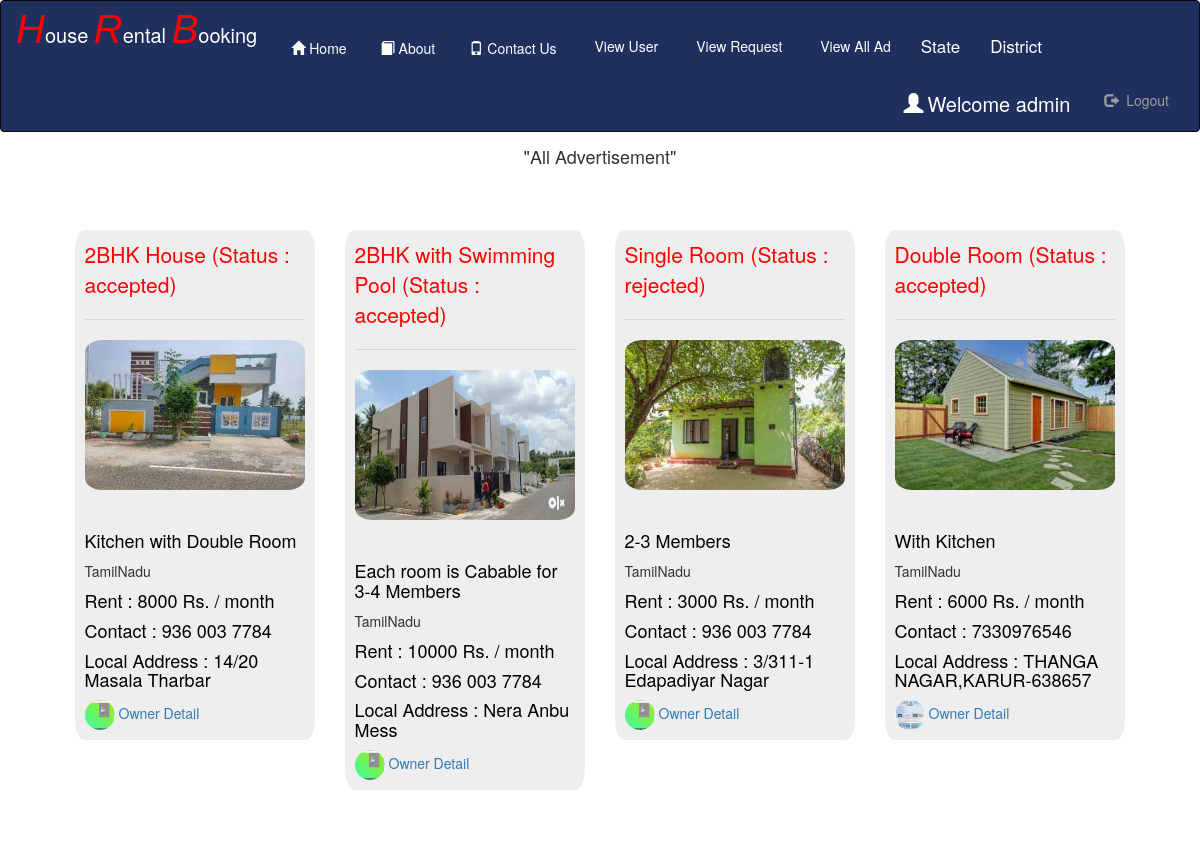
Page /all_ads (signed in) on the committed database.
### Room/models.py (models this page shows, shortened)
class Owner_Detail(models.Model):
    status = models.ForeignKey(Status,on_delete=models.CASCADE,null=True)
    register=models.ForeignKey(Register,on_delete=models.CASCADE,null=True)
    state=models.ForeignKey(State,on_delete=models.CASCADE,null=True)
    dist=models.ForeignKey(District,on_delete=models.CASCADE,null=True)
    local_add = models.CharField(max_length=100,null=True)
    title=models.CharField(max_length=100,null=True)
    desc=models.CharField(max_length=100,null=True)
    rent=models.IntegerField(null=True)
    img=models.FileField(null=True)

class Status(models.Model):
    status = models.CharField(max_length=100,null=True)

class State(models.Model):
    state=models.CharField(max_length=100,null=True)

class Register(models.Model):
    user=models.ForeignKey(User,on_delete=models.CASCADE,null=True)
    gen=models.CharField(max_length=30,null=True)
    add=models.CharField(max_length=100,null=True)
    mobile=models.CharField(max_length=10,null=True)
    image=models.FileField(null=True)
    birth=models.DateField(null=True)
    proof=models.CharField(max_length=10,null=True)

### Room/views.py (the view)
# urls.py: path('all_ads', All_Ads ,name='alladd'),
def All_Ads(request):
    if not request.user.is_staff:
        return redirect('home')
    data=Owner_Detail.objects.all()
    d={'data':data}
    return render(request,'all_ads.html',d)

### Room/templates/all_ads.html (shortened to what this page needs)
{% extends 'navigation.html' %}
{% block body %}
<p align="center" style="margin-top:1%;font-size:18px">"All Advertisement"</p>
    <div class="row" style="margin:5%">
        {% for i in data %}
        <div class="col-sm-3">
            <div class="jumbotron" style="width:100%;border-radius:4%;padding:4%">
            <p style="color:red">{{i.title}} (Status :  {{i.status.status}}) <hr></p>
                <a href="{% url 'detail1' i.id %}" ><img src="{{i.img.url}}" style="border-radius:8%;width:100%;height:150px;"><hr></a>
            <h4 style="color:Black">{{i.desc}}</h4>{{i.state.state}}
            <h4 style="color:black">Rent : {{i.rent}} Rs. / month</h4>
            <h4 style="color:black">Contact : {{i.register.mobile}}</h4>
            <h4 style="color:black">Local Address : {{i.local_add}}</h4>
                <a href="{% url 'owner' i.id %}"><img src="{{i.register.image.url}}" style="border-radius:50%;width:30px;height:30px"> Owner Detail</a><br>
            </div>
        </div>
        {% endfor %}
    </div>
{% endblock %}

### Room/templates/navigation.html (shortened to what this page needs)
<!DOCTYPE html>
<html lang="en">
{% load static %}
<head>
  <link rel="stylesheet" href="https://maxcdn.bootstrapcdn.com/bootstrap/3.3.6/css/bootstrap.min.css">
    <link rel = stylesheet href = "https://cdn.datatables.net/1.10.20/css/jquery.dataTables.min.css">
</head>
<body>
<nav class="navbar navbar-inverse" style="padding:0px;margin:0px;background-color:#20305E;color:white;>
  <div class="container-fluid" style="padding:0px;margin:0px">
    <div><class="navbar-header" style="margin-bottom:4px;margin-right:10px;">
      <a class="navbar-brand" href="#"><span style="font-size:40px;color:Red"><i style="font-family: 'Franklin Gothic Medium', 'Arial Narrow', Arial, sans-serif;">H</i></span><span style="font-size:20px;color:white">ouse </span><span style="font-size:40px;color:Red"><i style="font-family: 'Franklin Gothic Medium', 'Arial Narrow', Arial, sans-serif;">R</i></span><span style="font-size:20px;color:white">ental </span><span style="font-size:40px;color:Red"><i style="font-family:'Franklin Gothic Medium', 'Arial Narrow', Arial, sans-serif">B</i></span><span style="font-size:20px;color:white">ooking</span></a>
    </div>
    <ul class="nav navbar-nav">
      <li><a href="{% url 'home' %}" style = "color : white" ><span class="glyphicon glyphicon-home" style="padding:4px"></span>Home</a></li>
        <li><a href="{% url 'about' %}" style = "color : white"><span class="glyphicon glyphicon-book" style="padding:4px"></span>About</a></li>
        <li><a href="{% url 'contact' %}" style = "color : white"><span class="glyphicon glyphicon-phone" style="padding:4px"></span>Contact Us</a></li>
      {% if not request.user.is_staff %}
      <li><a href="{% url 'search' %}" style = "color : white"><span class="glyphicon glyphicon-search" style="padding:4px"></span>Search House</a></li>
      {% if request.user.username %}
        <li><a href="{% url 'rent1' %}" style = "color : white"><span class="glyphicon glyphicon-plus" style="padding:4px"></span>Add HouseOnRent</a></li>
      <li><a href="{% url 'img' %}" style = "color : white"><span class="glyphicon glyphicon-View" style="padding:4px"></span>View My Ad</a></li>
    {% endif %}
        {% else %}
      <li><a href="{% url 'view_user' %}" style = "color : white"><span class="glyphicon glyphicon-View" style="padding:4px"></span>View User</a></li>
      <li><a href="{% url 'request' %}" style = "color : white"><span class="glyphicon glyphicon-View" style="padding:4px"></span>View Request</a></li>
      <li><a href="{% url 'alladd' %}" style = "color : white"><span class="glyphicon glyphicon-View" style="padding:4px"></span>View All Ad</a></li>
        <li class="nav-item dropdown">
      <a class="nav-link dropdown-toggle" href="#" id="navbardrop" data-toggle="dropdown" style="font-size:17px;color : white">
        State
      </a>
    </li>
       <li class="nav-item dropdown">
      <a class="nav-link dropdown-toggle" href="#" id="navbardrop" data-toggle="dropdown" style="font-size:17px;color : white ">
        District
      </a>
    </li>
        {% endif %}
    </ul>
    {% if request.user.username %}
    <ul class="nav navbar-nav navbar-right">
      <li><a href="{% url 'user_detail' %}" style="color:white;font-size:20px"> <span class="glyphicon glyphicon-user" style="padding:4px;"></span>Welcome  {{request.user.username}}</a></li>
      <li><a href="{% url 'logout' %}" style="margin-right:30px"><span class="glyphicon glyphicon-log-out" style="padding:4px;"></span> Logout</a></li>
    </ul>
    {% endif %}
</nav>
{% block body %}
{% endblock %}
</body>
</html>

### rows in the picture
Owner_Detail: title "2BHK House", status.status "accepted", img (picture), desc "Kitchen with Double Room", state.state "TamilNadu", rent "8000", register.mobile "936 003 7784", local_add "14/20 Masala Tharbar", register.image (picture)
Owner_Detail: title "2BHK with Swimming Pool", status.status "accepted", img (picture), desc "Each room is Cabable for 3-4 Members", state.state "TamilNadu", rent "10000", register.mobile "936 003 7784", local_add "Nera Anbu Mess", register.image (picture)
Owner_Detail: title "Single Room", status.status "rejected", img (picture), desc "2-3 Members", state.state "TamilNadu", rent "3000", register.mobile "936 003 7784", local_add "3/311-1 Edapadiyar Nagar", register.image (picture)
Owner_Detail: title "Double Room", status.status "accepted", img (picture), desc "With Kitchen", state.state "TamilNadu", rent "6000", register.mobile "7330976546", local_add "THANGA NAGAR,KARUR-638657", register.image (picture)

### other values in the picture
{{ request.user.username }} "admin"
